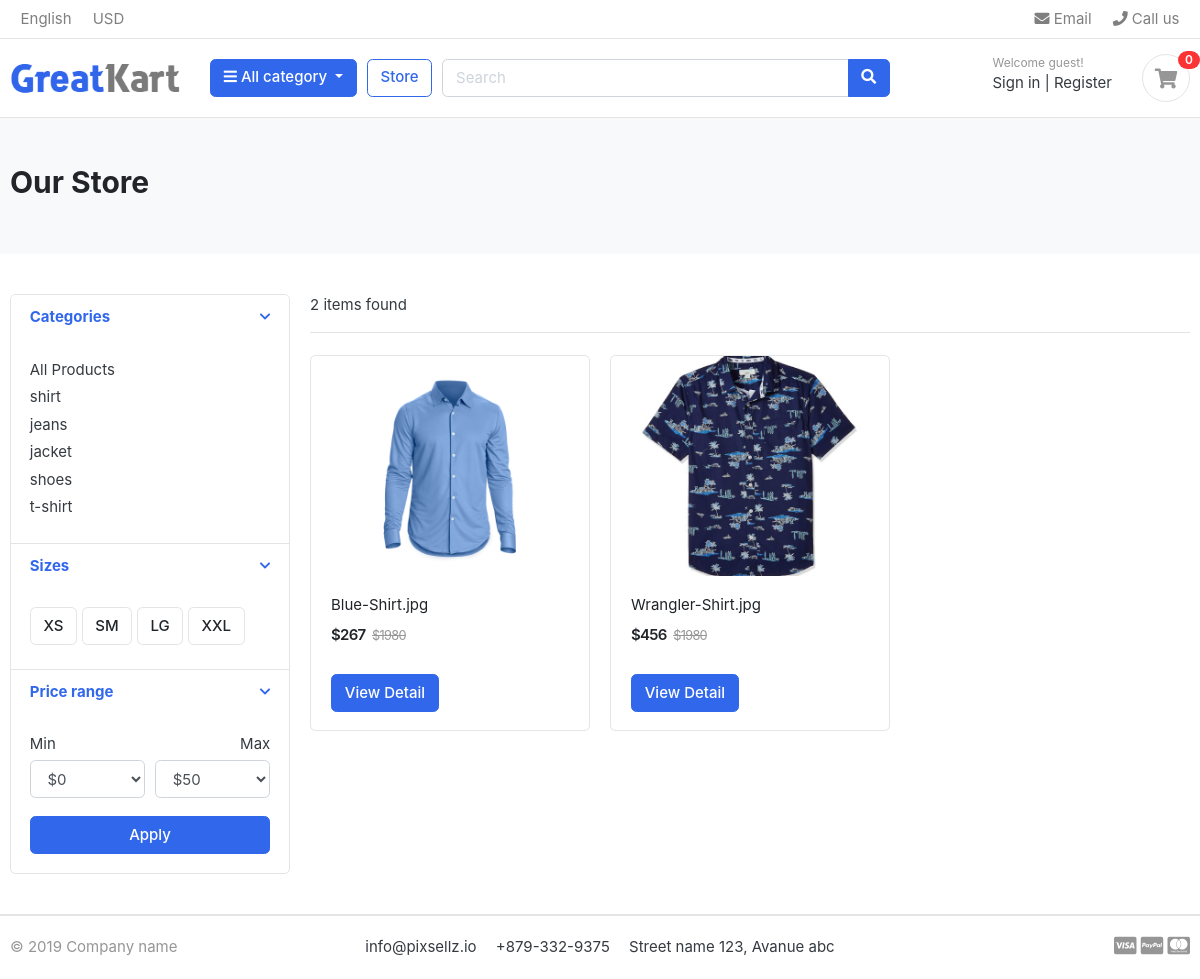
The app's page /store/category/shirt with its own data.
### category/models.py (models this page shows, shortened)
class Category(models.Model):
    category_name = models.CharField(max_length=50, unique=True)
    slug = models.SlugField(max_length=150, unique=True)
    description = models.TextField(max_length=500, blank=True)
    cate_image = models.ImageField(upload_to="photos/categories", blank=True)
    def get_url(self):
        return reverse('category-link', args=[self.category_name])
    class Meta:
        verbose_name = 'category'
        verbose_name_plural = 'categories'

### store/models.py (models this page shows, shortened)
class Product(models.Model):
    product_name = models.CharField(max_length=200, unique=True)
    slug = models.SlugField(max_length=200, unique=True)
    description = models.TextField(blank=True)
    image = models.ImageField(upload_to='photos/products')
    category = models.ForeignKey(Category, on_delete=models.CASCADE)
    stock = models.IntegerField()
    price = models.IntegerField()
    is_avaliable = models.BooleanField()
    created_at = models.DateTimeField(auto_now_add=True)
    updated_at = models.DateTimeField(auto_now=True)
    def get_url(self):
        return reverse('product-detail', args=[self.category.slug, self.slug])

### store/views.py (the view)
# urls.py: path('store/', include('store.urls')),
def store(request, category='none'):
    if(category != 'none'):
        category = get_object_or_404(Category, slug=category)
        all_products = Product.objects.all().filter(category=category)
        paged_product = pagination(request, all_products, 2)
    else:
        all_products = Product.objects.all().filter(is_avaliable = True)
        paged_product = pagination(request, all_products, 6)
    context = {
        'all_products' : paged_product,
        'products_count' : all_products.count()
    }
    print(paged_product)
    return render(request, 'store.html', context=context)

### carts/context_processor.py (called while the page is built)
def cart_counter(request):
    counter = 0
    try:
        cart =Cart.objects.filter(cart_id=_cart_id(request))
        cart_items = CartItem.objects.all().filter(cart=cart[:1])
        for _ in cart_items:
          counter += 1
    except Cart.DoesNotExist:
       counter = {}
    return dict(cart_count=counter)

### carts/views.py (called while the page is built)
def _cart_id(request):
    cart = request.session.session_key
    if not cart:
        print('new session key has been added')
        request.session.create()
    return cart

### category/context_processor.py (called while the page is built)
def all_category(request):
    all_category_links = Category.objects.all()
    return {'all_category_links': all_category_links}

### store/views.py (called while the page is built)
def pagination(request, products, per_page):
        paginator = Paginator(products, per_page)
        page = request.GET.get('page')
        paged_product = paginator.get_page(page)
        return paged_product

### templates/store.html (shortened to what this page needs)
{% extends 'base.html' %}
{% block content %}
<section class="section-pagetop bg">
    <div class="container">
	    <h2 class="title-page">Our Store</h2>
    </div>
</section>
<section class="section-content padding-y">
<div class="container">
<div class="row">
	<aside class="col-md-3">
<div class="card">
	<article class="filter-group">
		<header class="card-header">
			<a href="#" data-toggle="collapse" data-target="#collapse_1" aria-expanded="true" class="">
				<i class="icon-control fa fa-chevron-down"></i>
				<h6 class="title">Categories</h6>
			</a>
		</header>
		<div class="filter-content collapse show" id="collapse_1" style="">
			<div class="card-body">
				<ul class="list-menu">
					<li><a href="{% url 'store-page' %}"> All Products </a></li>
					{% for category in all_category_links %}
					<li><a href="{{category.get_url}}">{{category.category_name}} </a></li>
					{% endfor %}
				</ul>
			</div>
		</div>
	</article>
	<article class="filter-group">
		<header class="card-header">
			<a href="#" data-toggle="collapse" data-target="#collapse_4" aria-expanded="true" class="">
				<i class="icon-control fa fa-chevron-down"></i>
				<h6 class="title">Sizes </h6>
			</a>
		</header>
		<div class="filter-content collapse show" id="collapse_4" style="">
			<div class="card-body">
			  <label class="checkbox-btn">
			    <span class="btn btn-light"> XS </span>
			  </label>
			  <label class="checkbox-btn">
			    <span class="btn btn-light"> SM </span>
			  </label>
			  <label class="checkbox-btn">
			    <span class="btn btn-light"> LG </span>
			  </label>
			  <label class="checkbox-btn">
			    <span class="btn btn-light"> XXL </span>
			  </label>
		</div>
		</div>
	</article>
	<article class="filter-group">
		<header class="card-header">
			<a href="#" data-toggle="collapse" data-target="#collapse_3" aria-expanded="true" class="">
				<i class="icon-control fa fa-chevron-down"></i>
				<h6 class="title">Price range </h6>
			</a>
		</header>
		<div class="filter-content collapse show" id="collapse_3" style="">
			<div class="card-body">
				<div class="form-row">
				<div class="form-group col-md-6">
				  <label>Min</label>
				  	<select class="mr-2 form-control">
						<option value="0">$0</option>
					</select>
				</div>
				<div class="form-group text-right col-md-6">
				  <label>Max</label>
				  	<select class="mr-2 form-control">
						<option value="50">$50</option>
					</select>
				</div>
				</div>
				<button class="btn btn-block btn-primary">Apply</button>
			</div>
		</div>
	</article>
</div>
	</aside>
	<main class="col-md-9">
<header class="border-bottom mb-4 pb-3">
		<div class="form-inline">
			<span class="mr-md-auto">{{ products_count }} items found </span>
		</div>
</header>
<div class="row">
	{% for product in all_products %}
	<div class="col-md-4">
		<figure class="card card-product-grid">
			<div class="img-wrap">
				<img src="{{product.image.url}}">
			</div>
			<figcaption class="info-wrap">
				<div class="fix-height">
					<a href="{{product.get_url}}" class="title">{{product.product_name}}</a>
					<div class="price-wrap mt-2">
						<span class="price">${{ product.price }}</span>
						<del class="price-old">$1980</del>
					</div>
				</div>
				<a href="{{product.get_url}}" class="btn btn-primary"> View Detail </a>
			</figcaption>
		</figure>
	</div>
	{% endfor %}
	</main>
</div>
</div>
</section>
{% endblock content %}

### static/css/ui.css (style rules this page uses)
html { font-family: "Inter", sans-serif; font-size: 15px; }
.img-wrap { text-align: center; display: block; }
.img-wrap img { max-width: 100%; }
.price-wrap { letter-spacing: -0.7px; }
.padding-y { padding-top: 40px; padding-bottom: 40px; }
figure { margin-bottom: 0; }
article:after, .form-group:after { display: block; clear: both; content: ""; }
.bg { background-color: #f8f9fa; }
.title-page { color: #212529; }
.btn-light { background-color: #fff; border-color: #e4e4e4; }
[class*=list-] li:after { visibility: hidden; display: block; content: ""; overflow: hidden; height: 0; clear: both; }
.list-menu { list-style: none; margin: 0; padding-left: 0; }
.list-menu li { margin-bottom: 5px; }
.list-menu a { color: #343a40; }
[class*=card-product] a.title { color: #212529; display: block; }
[class*=card-product] .img-wrap { overflow: hidden; position: relative; }
[class*=card-product] .img-wrap img { height: 100%; max-width: 100%; width: auto; display: inline-block; -o-object-fit: cover; object-fit: cover; }
.card-product-grid { margin-bottom: 20px; }
.card-product-grid .img-wrap { border-radius: 0.2rem 0.2rem 0 0; height: 220px; }
.card-product-grid .info-wrap { overflow: hidden; padding: 18px 20px; }
.card-product-grid .fix-height { height: 80px; overflow: hidden; }
.card .img-wrap { overflow: hidden; }
.price { font-weight: 600; color: #212529; }
.price-old { color: #969696; margin-left: 3px; font-size: 85%; }
.icon-control { margin-top: 5px; float: right; font-size: 80%; }
.card-header .title { margin-bottom: 0; line-height: 1.5; }
.filter-group { border-bottom: 1px solid #e4e4e4; }
.filter-group .card-header { border-bottom: 0; }
.filter-group:last-child { border-bottom: 0; }
.checkbox-btn { position: relative; }
.section-pagetop { padding: 45px 0; }

### records on screen
Category: category_name "shirt"
Category: category_name "jeans"
Category: category_name "jacket"
Category: category_name "shoes"
Category: category_name "t-shirt"
Product: image (picture), product_name "Blue-Shirt.jpg", price "267"
Product: image (picture), product_name "Wrangler-Shirt.jpg", price "456"

### other values on screen
{{ cart_count }} "0"
{{ products_count }} "2"
